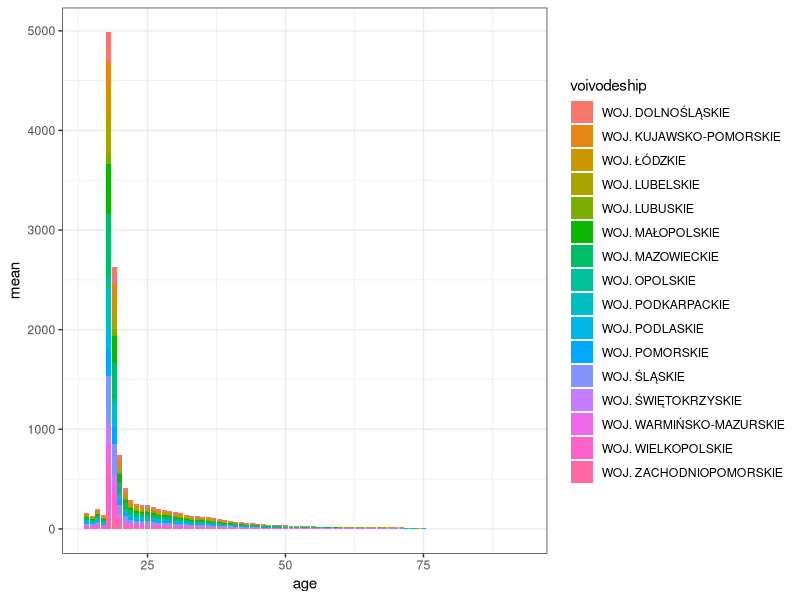
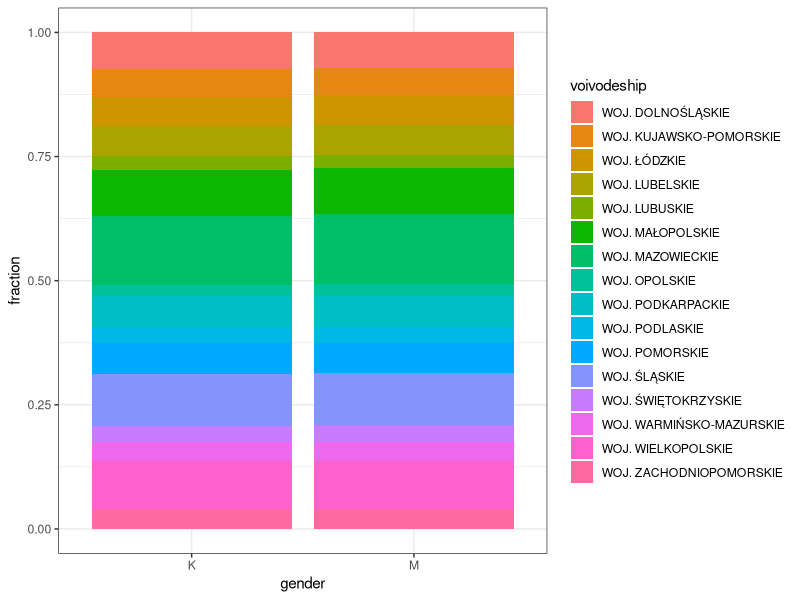
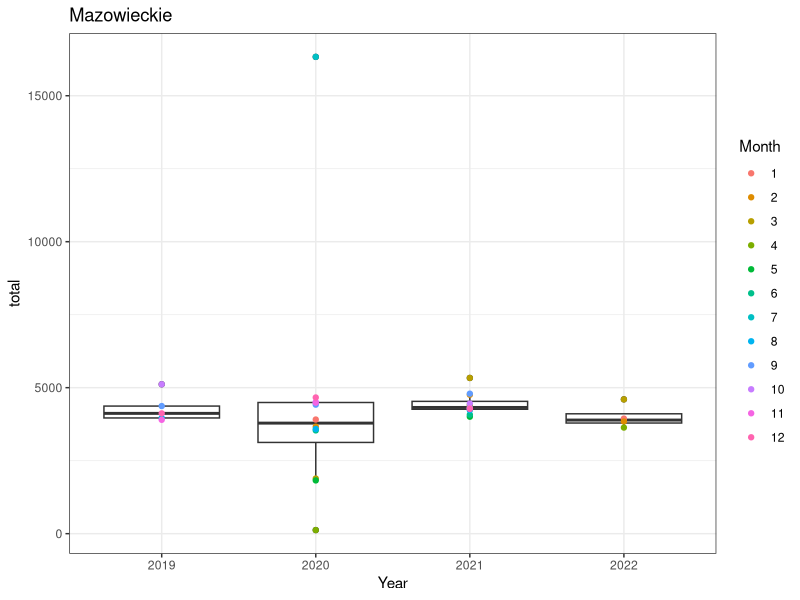
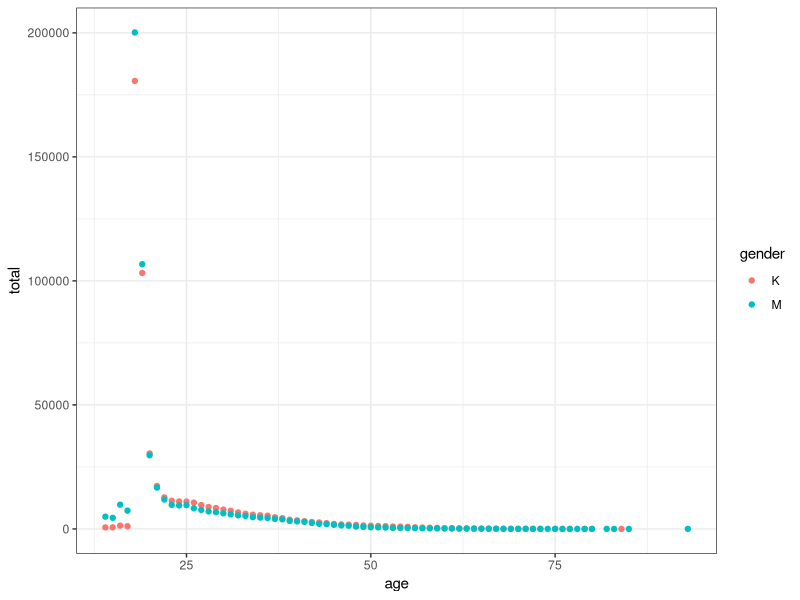
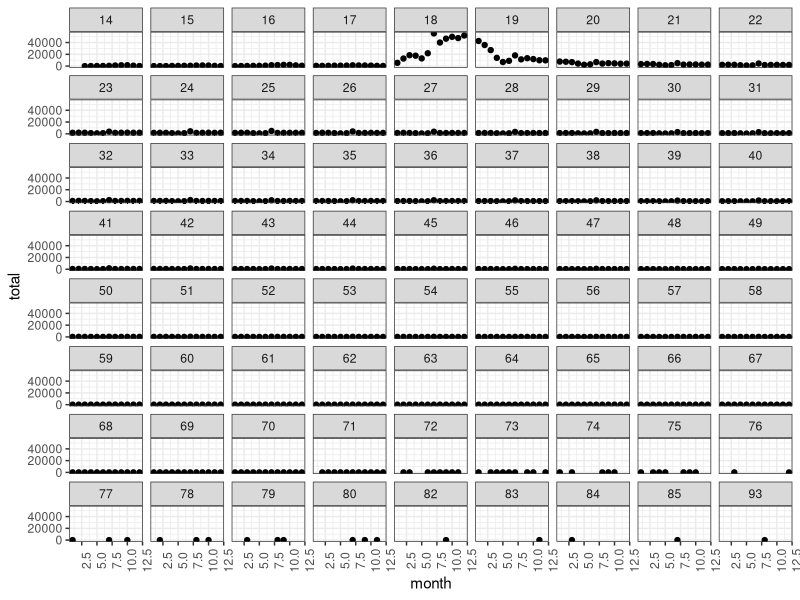
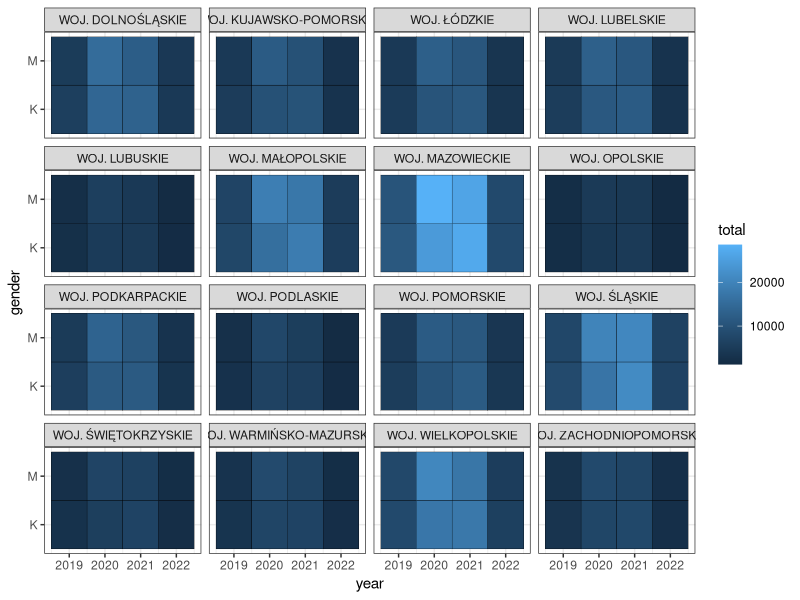

Write the R code that produced these figures, in order.
## ---- chunk 1
knitr::opts_chunk$set(echo = FALSE, warning = FALSE, message = FALSE)
library(dplyr)
library(ggplot2)
library(ggthemes)
theme_set(theme_bw())
## ---- chunk 2
dat <- read.csv("./data/polish-driver-license.csv") 
## ---- chunk 3
group_by(dat, age, voivodeship) %>% 
  summarise(mean = mean(count)) %>% 
  ggplot(aes(x = age, y = mean, fill = voivodeship)) +
  geom_col()  
## ---- chunk 4
group_by(dat, gender, voivodeship) %>% 
  summarise(total = sum(count)) %>% 
  mutate(fraction = total/sum(total)) %>% 
  ggplot(aes(x = gender, y = fraction, fill = voivodeship)) +
  geom_col() 
## ---- chunk 5
group_by(dat, month, year, voivodeship) %>% 
  summarise(total = sum(count)) %>% 
  filter(voivodeship == "WOJ. MAZOWIECKIE") %>% 
  ggplot(aes(x = factor(year), y = total)) +
  geom_boxplot() +
  scale_x_discrete("Year") +
  scale_color_discrete("Month") +
  geom_point(aes(color = factor(month))) +
  ggtitle("Mazowieckie")
## ---- chunk 6
group_by(dat, gender, age) %>% 
  summarise(total = sum(count)) %>% 
  ggplot(aes(x = age, y = total, color = gender)) +
  geom_point()

## ---- chunk 7
group_by(dat, month, age) %>% 
  summarise(total = sum(count)) %>% 
  ggplot(aes(x = month, y = total)) +
  geom_point() + 
  facet_wrap(~ age) +
  theme(axis.text.x = element_text(angle = 90))
## ---- chunk 8
group_by(dat, year, gender, voivodeship) %>% 
  summarise(total = sum(count)) %>% 
  ggplot(aes(x = year, y = gender, fill = total)) +
  geom_tile(color = "black") +
  facet_wrap(~ voivodeship) 
